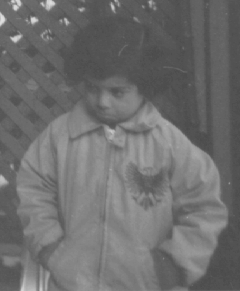
%> input picture 实验/lab4/pout.bmp, 240 x 291 px
$ octave lab4_5.m   (GNU Octave 9; MATLAB toolbox functions it lacks are replaced by stand-ins)
%> lines starting %> are read from the running program, lines starting %| are printed output that depends on the picture
source = imread('Pout.bmp');
%> source is the input picture: size 291x240 uint8; min 74, max 224, mean 110.3
D = 15;
n = 1;
a = 4;
b = 1;
subplot(2,4,1); imshow(source,[]); title('Pout');
subplot(2,4,2); imshow(histeq(uint8(ILPF(source,D,a,b)))); title('Pout理想高频-直方图');
%> in ILPF, `output = abs(ifft2(ifftshift(F.*H)));`:
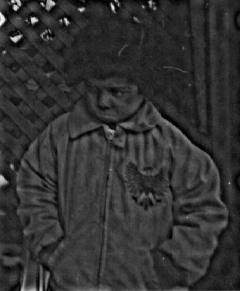
%> output: size 291x240 double; min 0.355, max 560.6, mean 110.7; drawn with min black and max white
%> after `imshow(histeq(uint8(ILPF(source,D,a,b))))`:
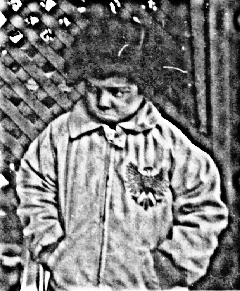
%> displayed picture: size 291x240, on the screen's scale of 0 to 255; min 0, max 255, mean 126.5
subplot(2,4,3); imshow(histeq(uint8(BLPF(source,D,n,a,b)))); title('Pout巴特沃斯高频-直方图');
%> after `imshow(histeq(uint8(BLPF(source,D,n,a,b))))`:
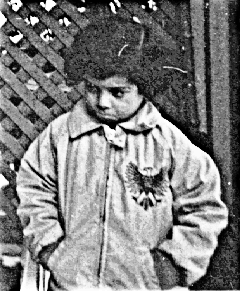
%> displayed picture: size 291x240, on the screen's scale of 0 to 255; min 0, max 255, mean 126.5; mean of the top-left, top-right, bottom-left and bottom-right quarters 109.3, 91.4, 161.7, 143.4
subplot(2,4,4); imshow(histeq(uint8(ELPF(source,D,n,a,b)))); title('Pout高斯高频-直方图');
%> in ELPF, `output = abs(ifft2(ifftshift(F.*H)));`:
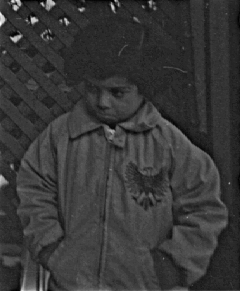
%> output: size 291x240 double; min 1.4, max 496.4, mean 110.3; drawn with min black and max white
subplot(2,4,6); imshow(ILPF(histeq(source),D,a,b),[]); title('Pout直方图-理想高频');
%> call 2 of ILPF, with D0 = 15, a = 4, b = 1
%> in ILPF (call 2), `output = abs(ifft2(ifftshift(F.*H)));`:
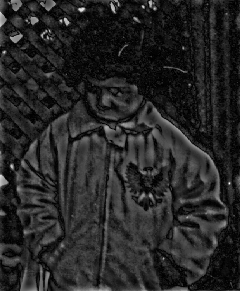
%> output: size 291x240 double; min 0.508, max 974.2, mean 149.8; drawn with min black and max white
subplot(2,4,7); imshow(BLPF(histeq(source),D,n,a,b),[]); title('Pout直方图-巴特沃斯高频');
%> call 2 of BLPF, with D0 = 15, n = 1, a = 4, b = 1
%> in BLPF (call 2), `output = abs(ifft2(ifftshift(F.*H)));`:
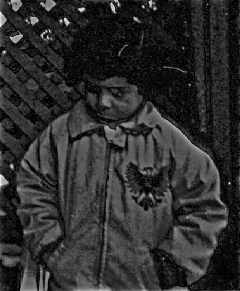
%> output: size 291x240 double; min 0.116, max 811.9, mean 148.1; drawn with min black and max white
subplot(2,4,8); imshow(ELPF(histeq(source),D,n,a,b),[]); title('Pout直方图-高斯高频');

%理想高频滤波器
function output = ILPF(input,D0,a,b)
    [r,l] = size(input);
    F = fftshift(fft2(input));%傅里叶变换并平移
    [U,V] = meshgrid(-l/2:l/2-1,-r/2:r/2-1);%构建坐标
    D = hypot(U,V);%计算中心偏移距离
    H = D > D0 ;
    H = a * H + b;
    output = abs(ifft2(ifftshift(F.*H)));%卷积逆变换
end

%巴特沃斯高频滤波器
function output = BLPF(input,D0,n,a,b)
    [r,l] = size(input);
    F = fftshift(fft2(input));%傅里叶变换并平移
    [U,V] = meshgrid(-l/2:l/2-1,-r/2:r/2-1);%构建坐标
    D = hypot(U,V);%计算中心偏移距离
    H = 1./(1+((D0./D).^(2*n)));
    H = a * H + b;
    output = abs(ifft2(ifftshift(F.*H)));%卷积逆变换
end

%高斯高频滤波器
function output = ELPF(input,D0,n,a,b)
    [r,l] = size(input);
    F = fftshift(fft2(input));%傅里叶变换并平移
    [U,V] = meshgrid(-l/2:l/2-1,-r/2:r/2-1);%构建坐标
    D = hypot(U,V);%计算中心偏移距离
    H = exp((-D0./D).^n);
    H = a * H + b;
    output = abs(ifft2(ifftshift(F.*H)));%卷积逆变换
end
